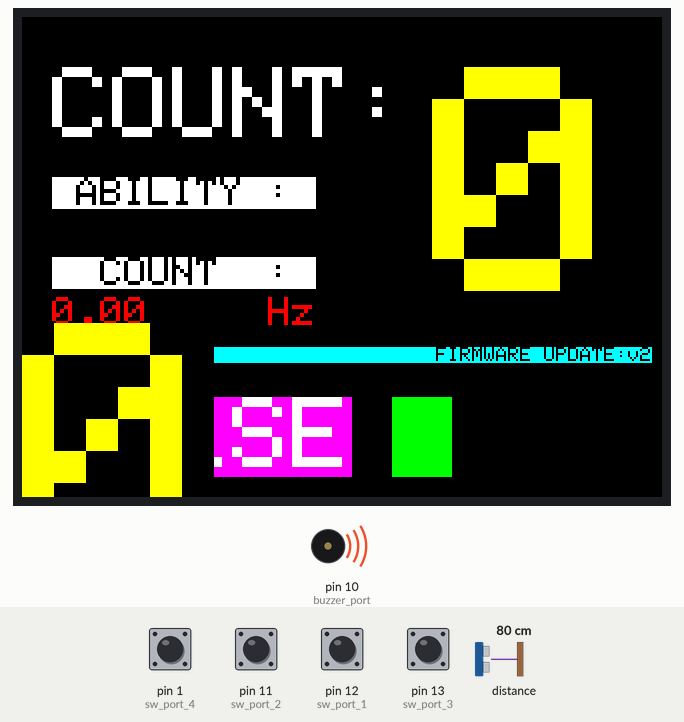
The sketch below on a simulated Arduino Uno, built with avr-gcc and run on an emulated ATmega328P. On the bench: 320×240 colour display, buzzer (waves = sounding). Inputs (shaded band) come from the test bench; at power-on: pin 1 (sw_port_4), pin 11 (sw_port_2), pin 12 (sw_port_1), pin 13 (sw_port_3) HIGH, distance to the obstacle 80 cm.

Above: at 1.9 s.
2.0 s: pin 13 (sw_port_3) pulled LOW for 0.15 s
2.7 s: pin 12 (sw_port_1) pulled LOW for 0.15 s
3.4 s: pin 1 (sw_port_4) pulled LOW for 0.15 s
4.1 s: distance to the obstacle set to 2 cm
At 4.62 s:
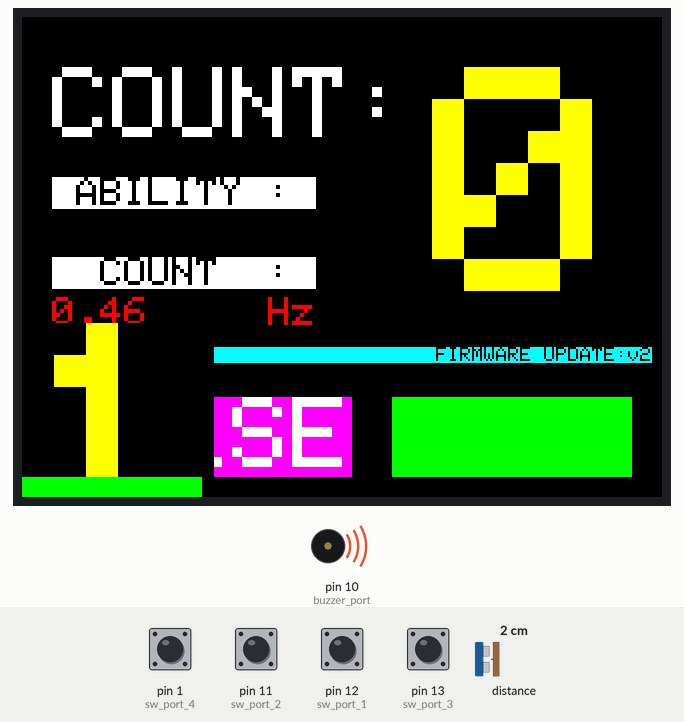
5.6 s: distance to the obstacle set to 35 cm
At 5.85 s:
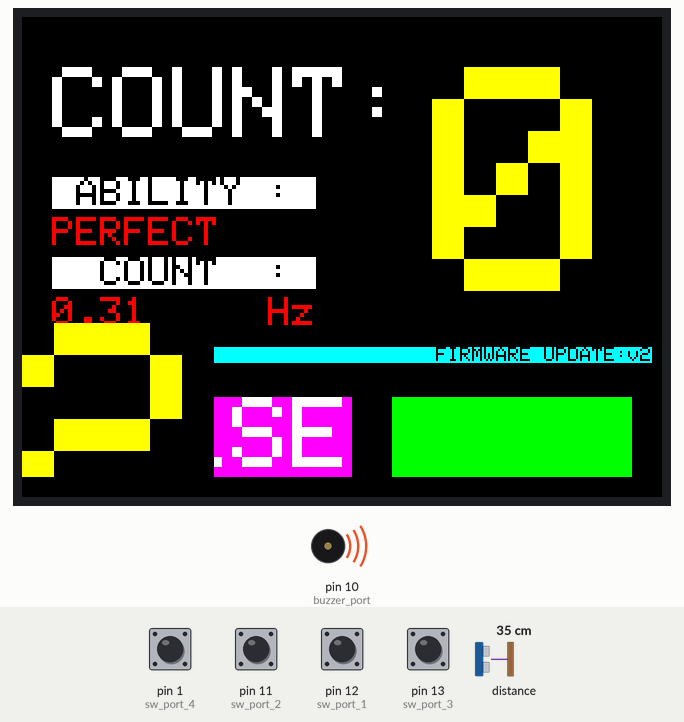
7.5 s: pin 11 (sw_port_2) pulled LOW for 0.15 s
At 8.07 s:
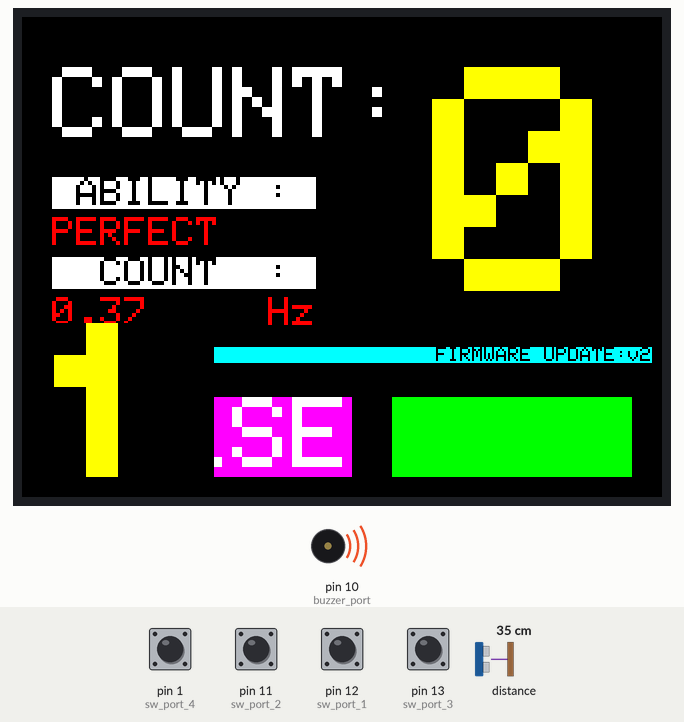

The sketch:

push-up.ino
```cpp
/*------------------------------------------ library -------------------------------------------*/
#include <Wire.h>          // i2c library from arduino official
#include <VL53L0X.h>       // distance sensor library (github : https://github.com/pololu/vl53l0x-arduino)
#include <MCUFRIEND_kbv.h> // display library (github         : https://github.com/prenticedavid/MCUFRIEND_kbv)
#include <Adafruit_GFX.h>  // display extension library       : https://github.com/adafruit/Adafruit-GFX-Library
/*------------------------------------------- object -------------------------------------------*/
VL53L0X sensor;    // object for distance sensor
MCUFRIEND_kbv tft; // object for tft display
/*----------------------------------- tft display parameter ------------------------------------*/
/* tft identifier */
#define identifier 0x9486
/* lcd pin */
#define LCD_CS A3
#define LCD_CD A2
#define LCD_WR A1
#define LCD_RD A0
/* 8 bit color code */
#define BLACK   0x0000
#define BLUE    0x001F
#define RED     0xF800
#define GREEN   0x07E0
#define CYAN    0x07FF
#define MAGENTA 0xF81F
#define YELLOW  0xFFE0
#define WHITE   0xFFFF
#define COLOR_TIMER WHITE
#define COLOR_SENSOR_PULSE WHITE
#define COLOR_COUNTER YELLOW
/*-------------------------------------- timer parameter ---------------------------------------*/
uint16_t origin_timer[] = {155, 250}; // timer coordinate point (x, y)
unsigned long start_time   = 0, // start timer    (unit : ms) //
              current_time = 0, // current timer  (unit : ms) // raw data timer //
              prev_time    = 0, // previous timer (unit : ms)                   //
              prev_sec     = 0, // previous timer (unit : sec)
              prev_min     = 0, // previous timer (unit : min)
              elapse_stop_time    = 0; // There is to allow the counting of time from stop-start to continuous
/*------------------------------------- sensor parameter ---------------------------------------*/
/* input and output pin */
#define sw_port_1 12   // increase button pin
#define sw_port_2 11   // subtract button pin
#define sw_port_3 13   // start/Stop button pin
#define sw_port_4 1    // reset button pin
#define buzzer_port 10 // buzzer pin
/* distance sensor parameter */
uint16_t minIn = 150, maxIn = 500,   // raw data range of distance sensor
         minOut = 0, maxOut = 6,     // process data range (for easy using)
         origin_pulse[] = {15, 190}; // pulse bar coordinate point (x, y)
/* conditions parameter */
boolean sw_start_ftime = true;       // conditions press start switch to first times
/*-------------------------------------- display setting ---------------------------------------*/
/* origin point */
#define NORMAL_ROTATE 1   // default rotation
#define GUIDE_SW_ROTATE 4 // virtual switch rotation on screen
uint16_t origin_counter[] = {205, 25}; // origin counter text
uint16_t origin_info[]    = {15, 80};  // origin info text
uint16_t origin_switch[]  = {8, 430};  // origin switch text
/* conditions parameter */
int8_t state_seq      = -2, // state of sequence working
       state_counter  = 0;  // state of counter (using when distance sensor detected)
int8_t counter_value  = 0,  // store push up counter (range 0-99 time)
       ablity_value   = 0;  // process ablity data
/*-------------------------------------- sound parameter ---------------------------------------*/
#define count_sound_active 22 // number of times the sound is activated.
unsigned long sound_timer     = 0, // start timer for make sound
              sound_totalTime = 0; // total time to make sound
uint16_t sound_delay    = 1500,    // delay time to active sound
         sound_interval = 250;     // interval time for rhythm sound
boolean  sound_state    = false,   // state of sound sequence
         sound_on       = true,    // determine of sound activation
         sound_ftime = true; // first state sound working
/*------------------------------------- arduino parameter --------------------------------------*/
#define monitor_BitperSec 9600 // arduino uno recommended value
// #define DEBUG_MODE          // dedug mode is activate serial monitor
/*----------------------------------------------------------------------------------------------*/

void setup()
{
  #ifdef DEBUG_MODE
    Serial.begin(monitor_BitperSec);
    while(!Serial); delay(2000);
    Serial.println("debug mode : on");
  #endif
  Wire.begin(); // i2c communication start (use with distance sennsor)

  switch_pin_setup();    // set input pullup to switch pin
  display_init();        // tft display initiation
  sensor_init();         // distance sensor initiation
  count_display_setup(); // show counter text on display
  guide_switch_setup();  // show guide switch text on display
}
void loop()
{
/*--------------------------- read switch without debouncing switch ----------------------------*/
  if(debounce(sw_port_1) && state_seq == 0) count_increase(); // counter value (+)
  if(debounce(sw_port_2) && state_seq == 0) count_decrease(); // counter value (-)
  if(debounce(sw_port_3) && (state_seq == -1 || state_seq == 0 || state_seq == 1))
  { /* start or stop action */
    if(sw_start_ftime) state_seq = 0;
    else               state_seq = !state_seq;
  }
  if(debounce(sw_port_4) && state_seq == 1) state_seq = -2; // reset action
/*-------------------------------- sequence of system working ----------------------------------*/
  if(state_seq == -2)
  { /* reset state or waiting for start */
    clock_setup();         // show clock text on display
    info_display_setup();  // show info text on display
    count_reset();         // counter value set to zero
    sw_start_ftime = true; // set first time for state 0
    state_seq++;           // make the next state -1 (floating state)
  }
  if(state_seq == 0)
  { /* running state */
    if(sw_start_ftime)
    {
      elapse_stop_time = 0;   // set elapsed stop time to zero
      clock_start();          // start timer
      sw_start_ftime = false; // ending to the first time of state 0
    }
    clock_update();           // refresh timer text
    sensor_update();          // refresh push up counter text
  }
  if(state_seq == 1)
  { /* stop state or waiting for reset */
    elapse_stop_time = millis()-current_time-start_time; // start timer stop time
  }
  count_display_update();     // refresh counter value on screen
  distance_display_update();  // refresh distance bar value on screen
/*------------------------------ sequence of beep-beep working -------------------------------*/
  if(sound_state)
  { /* an interruption occurred */
    if(sound_ftime)
    { /* starting to timer of active sound */
      sound_timer = millis();
      sound_ftime = false;
      sound(sound_on);
    }
    if(millis()-sound_timer > sound_interval)
    { /* interval time of switching on and off the sound */
      sound_ftime = true;
      sound_on = !sound_on;
      sound_totalTime += sound_interval;
    }
    if(sound_totalTime >= sound_delay)
    { /* time out to active sound */
      sound_totalTime = 0;
      sound_ftime = true;
      sound_on      = true;
      sound_state   = false;
    }
  }
  else
  { /* general case */
    sound(false);
  }
/*----------------------------------------------------------------------------------------------*/
} /* 415 lines | written by teerachot mueangchamnong | 11/12/20 */
```

clock.ino
```cpp
void clock_setup() /* clock text layout setup */
{
  setText(origin_timer[0]    , origin_timer[1]   , COLOR_TIMER, BLACK, 5); tft.print("00:00:00");
  setText(origin_timer[0]-140, origin_timer[1]   , COLOR_TIMER, BLUE , 5); tft.print("TIME");
  setText(origin_timer[0]+10 , origin_timer[1]+45, RED        , BLACK, 2); tft.print("min");
  setText(origin_timer[0]+100, origin_timer[1]+45, RED        , BLACK, 2); tft.print("sec");
  setText(origin_timer[0]+185, origin_timer[1]+45, RED        , BLACK, 2); tft.print("msec");
}
void clock_start() /* start timer */
{
   start_time = millis();         // start counter on raw data
   prev_time  = start_time;       // start counter on msec unit
   prev_sec   = start_time/1000;  // start counter on sec unit
   prev_min   = start_time/60000; // start counter on min unit
}
void clock_update() /* refresh time display */
{
   current_time = millis()-start_time-elapse_stop_time;       // calculate total elapsed time
   unsigned long dif_time = current_time-prev_time;      // difference time in msec unit
   unsigned long dif_sec  = current_time/1000 -prev_sec; // difference time in sec unit
   unsigned long dif_min  = current_time/60000-prev_min; // difference time in min unit

   if(dif_time >= 1000)
   {
      info_display_update();            // data update is push up frequency (unit : Hz)
      prev_time = current_time; // update previous times (unit : ms)
      setText(origin_timer[0]+180, origin_timer[1], COLOR_TIMER, BLACK, 5); tft.print("00"); // reset the screen on msec text position

      /////////////////////////////////////////////////////////////////////////////////////////////////////////////////
      if(dif_sec >= 60) // when more than 60 seconds will need to update the screen
      {
        prev_sec = current_time/1000; // update previous times (unit : sec)
        setText(origin_timer[0]+90, origin_timer[1], COLOR_TIMER, BLACK, 5); tft.print("00");

        /////////////////////////////////////////////////////////////////////////////////////////////
        if(dif_min >= 60)
        {
           prev_min = current_time/60000; // update previous times (unit : min)
           setText(origin_timer[0], origin_timer[1], COLOR_TIMER, BLACK, 5); tft.print("00");
        }
        else if(dif_min < 10)
        {
         setText(origin_timer[0]   , origin_timer[1], COLOR_TIMER, BLACK, 5); tft.print("0");
         setText(origin_timer[0]+30, origin_timer[1], COLOR_TIMER, BLACK, 5); tft.print(dif_min);
        }
        else
        {
          setText(origin_timer[0], origin_timer[1], COLOR_TIMER, BLACK, 5); tft.print(dif_min);
        }
        /////////////////////////////////////////////////////////////////////////////////////////////
      }
      else if(dif_sec < 10)
      {
        setText(origin_timer[0]+ 90, origin_timer[1], COLOR_TIMER, BLACK, 5); tft.print("0");
        setText(origin_timer[0]+120, origin_timer[1], COLOR_TIMER, BLACK, 5); tft.print(dif_sec);
      }
      else
      {
        setText(origin_timer[0]+90, origin_timer[1], COLOR_TIMER, BLACK, 5); tft.print(dif_sec);
      }
      /////////////////////////////////////////////////////////////////////////////////////////////////////////////////
   }
   else
   {
     setText(origin_timer[0]+180, origin_timer[1], COLOR_TIMER, BLACK, 5); tft.print(int(dif_time/10)); // msec text position update
   }
}
```

display.ino
```cpp
void display_init() /* tft display initialize */
{
  tft.begin(identifier);
  tft.setRotation(NORMAL_ROTATE);    // normal rotatation = 1
  tft.fillScreen(BLACK);             // background color

  #define beep_start_delay 55
  #define beep_start_count 5
  for(int i=0; i<beep_start_count; i++)
  {
    sound(true);  delay(beep_start_delay);
    sound(false); delay(beep_start_delay);
  }
}
void setText(uint16_t x, uint16_t y, uint16_t text_color, uint16_t bg_color, uint8_t size) /* easy to use text display */
{
   tft.setCursor(x, y);
   tft.setTextColor(text_color, bg_color);
   tft.setTextSize(size);
}
void count_display_setup() /* counter text layout setup */
{
  setText(origin_counter[0]-190, origin_counter[1], COLOR_TIMER, BLACK, 5); tft.print("COUNT:");
}
void info_display_setup()  /* infomation text layout setup */
{
  setText(origin_info[0],    origin_info[1],    BLACK,WHITE, 2); tft.print(" ABILITY : ");
  setText(origin_info[0],    origin_info[1]+20, RED,  BLACK, 2); tft.print("           ");
  setText(origin_info[0]+72, origin_info[1]+60, RED,  BLACK, 2); tft.print("   Hz");
  setText(origin_info[0],    origin_info[1]+60, RED,  BLACK, 2); tft.print("0.00 ");
  setText(origin_info[0],    origin_info[1]+40, BLACK,WHITE, 2); tft.print("  COUNT  : ");
  setText(origin_info[0],    origin_info[1]+85, BLACK, CYAN, 1); tft.print("                                FIRMWARE UPDATE:v2.0/11_12_20   ");
}
void guide_switch_setup() /* box guide switch layout setup */
{
  tft.setRotation(GUIDE_SW_ROTATE); // rotation guide switch text only
  setText(origin_switch[0],     origin_switch[1]   , BLACK, CYAN, 2); tft.print("<< Decrease  ");
  setText(origin_switch[0]+160, origin_switch[1]   , BLACK, CYAN, 2); tft.print(" Increase >>");
  setText(origin_switch[0],     origin_switch[1]-20, WHITE, RED,  2); tft.print("  - Reset -  ");
  setText(origin_switch[0]+160, origin_switch[1]-20, WHITE, BLUE, 2); tft.print(" Start/Stop ");
  tft.setRotation(NORMAL_ROTATE);   // restore rotation setting
}
void info_display_update()  /* refresh information display */
{
  if(current_time > 0)
  {
    float countsec = counter_value/float(current_time)*1000.0f;
    setText(origin_info[0], origin_info[1]+60, RED, BLACK, 2); tft.print(countsec);
  }
}
void info_display_update(int range) /* refresh information (ability scale) display */
{
       if(range == 0){ setText(origin_info[0],  origin_info[1]+20, RED, BLACK, 2); tft.print("PERFECT    "); }
  else if(range == 1){ setText(origin_info[0],  origin_info[1]+20, RED, BLACK, 2); tft.print("POOR       "); }
//  else if(range == 2){ setText(origin_info[0],  origin_info[1]+20, RED, BLACK, 2); tft.print("GOOD       "); }
//  else if(range >= 3){ setText(origin_info[0],  origin_info[1]+20, RED, BLACK, 2); tft.print("FAIR       "); }
}
void count_display_update() /* refresh counter value display */
{
  if(counter_value < 10)
  {
    setText(origin_counter[0],    origin_counter[1], COLOR_COUNTER,  BLACK, 16); tft.print("0");
    setText(origin_counter[0]+96, origin_counter[1], COLOR_COUNTER,  BLACK, 16); tft.print(counter_value);
  }
  else
  {
    setText(origin_counter[0],  origin_counter[1], COLOR_COUNTER,  BLACK, 16); tft.print(counter_value);
  }
}
void guide_switch_update(uint8_t port) /* refresh press button display */
{
  tft.setRotation(4); // guide switch text only

       if(port == sw_port_2){ setText(origin_switch[0],     origin_switch[1],    BLACK, WHITE, 2); tft.print("<< Decrease  "); }
  else if(port == sw_port_1){ setText(origin_switch[0]+160, origin_switch[1],    BLACK, WHITE, 2); tft.print(" Increase >>");  }
  else if(port == sw_port_4){ setText(origin_switch[0],     origin_switch[1]-20, BLACK, WHITE, 2); tft.print("  - Reset -  "); }
  else if(port == sw_port_3){ setText(origin_switch[0]+160, origin_switch[1]-20, BLACK, WHITE, 2); tft.print(" Start/Stop ");  }

  tft.setRotation(1); // restore setting
}
```

sensor.ino
```cpp
void sensor_init() /* distance sensor initialize */
{
  setText(origin_pulse[0] , origin_pulse[1], COLOR_SENSOR_PULSE, MAGENTA, 5); tft.print("PULSE");
  sensor.setTimeout(500);
  if(!sensor.init())
  {
    #ifdef DEBUG_MODE
      Serial.println("ditance sensor : failed to detect");
    #endif
  }
  sensor.startContinuous();
}
int distance_raw() /* read raw value of distance sensor */
{
  return sensor.readRangeContinuousMillimeters();
}
int distance() /* process value of distance sensor */
{
  int bar = constrain(distance_raw(), minIn, maxIn);
  bar = map(bar, minIn, maxIn, minOut, maxOut);
  // Serial.println(bar);
  return bar;
}
void sensor_update() /* refresh push up value on screen */
{
   int dis = distance();
   int max_tolerance = 4;
   int min_tolerance = 2;

   if(state_counter == 0)
   {
      if(dis < minOut+min_tolerance)
      {
        state_counter++;
        ablity_value = dis;
      }
   }
   if(state_counter == 1)
   {
      if(dis > maxOut-max_tolerance)
      {
        info_display_update(ablity_value);
        if(!sound_state) sound(true);
        count_increase();
        state_counter--;
      }
   }
}
void distance_display_update() /* refresh distance bar on screen */
{
  int bar = distance();
       if(bar == maxOut  ){ setText(origin_pulse[0]+170 , origin_pulse[1], WHITE, GREEN, 5); tft.print(" "); setText(origin_pulse[0]+200 , origin_pulse[1], WHITE, BLACK, 5); tft.print("      ");}
  else if(bar == maxOut-1){ setText(origin_pulse[0]+170 , origin_pulse[1], WHITE, GREEN, 5); tft.print("  "); setText(origin_pulse[0]+230 , origin_pulse[1], WHITE, BLACK, 5); tft.print("     ");}
  else if(bar == maxOut-2){ setText(origin_pulse[0]+170 , origin_pulse[1], WHITE, GREEN, 5); tft.print("   "); setText(origin_pulse[0]+260 , origin_pulse[1], WHITE, BLACK, 5); tft.print("    ");}
  else if(bar == maxOut-3){ setText(origin_pulse[0]+170 , origin_pulse[1], WHITE, GREEN, 5); tft.print("    "); setText(origin_pulse[0]+290 , origin_pulse[1], WHITE, BLACK, 5); tft.print("   ");}
  else if(bar == maxOut-4){ setText(origin_pulse[0]+170 , origin_pulse[1], WHITE, GREEN, 5); tft.print("     "); setText(origin_pulse[0]+320 , origin_pulse[1], WHITE, BLACK, 5); tft.print("  ");}
  else if(bar == maxOut-5){ setText(origin_pulse[0]+170 , origin_pulse[1], WHITE, GREEN, 5); tft.print("      "); setText(origin_pulse[0]+350 , origin_pulse[1], WHITE, BLACK, 5); tft.print(" ");}
  else if(bar == maxOut-6){ setText(origin_pulse[0]+170 , origin_pulse[1], WHITE, GREEN, 5); tft.print("       "); }
}
void switch_pin_setup() /* define pin mode on toggle switch */
{
  pinMode(sw_port_1, INPUT_PULLUP);
  pinMode(sw_port_2, INPUT_PULLUP);
  pinMode(sw_port_3, INPUT_PULLUP);
  pinMode(sw_port_4, INPUT_PULLUP);
}
void count_increase() /* mannual increase counter value */
{
  counter_value++;
  if(counter_value == count_sound_active) sound_state = true;
  if(counter_value >  99) count_reset();
}
void count_decrease() /* mannual decrease counter value */
{
  counter_value--;
  if(counter_value < 0) count_reset();
}
void count_reset() /* reset counter value to zero */
{
  counter_value = 0;
}
boolean debounce(uint8_t port) /* debouncing switch process */
{
  boolean status = LOW;
  #define interval_time 10

  if(digitalRead(port) == LOW)
  {
    unsigned long start_timer = micros();
    while(micros()-start_timer < interval_time);

    while(digitalRead(port) == LOW)
    {
      if(state_seq == 0)
      {
       clock_update();
       sensor_update();
      }
      count_display_update();
      distance_display_update();
      guide_switch_update(port);
    }
    guide_switch_setup();
    status = HIGH;
  }
  return status;
}
void sound(bool status) /* control to sound */
{
  if(status)  analogWrite(buzzer_port,   5); // sound on
  else        analogWrite(buzzer_port, 255); // sound off
}
```

Measured:
- after the input at 5.6 s, the display: first changes after 0.10 s (image 2 shows a later state)
- what the display in image 1 shows lasts 0.4 s, from 4.4 s to 4.8 s
